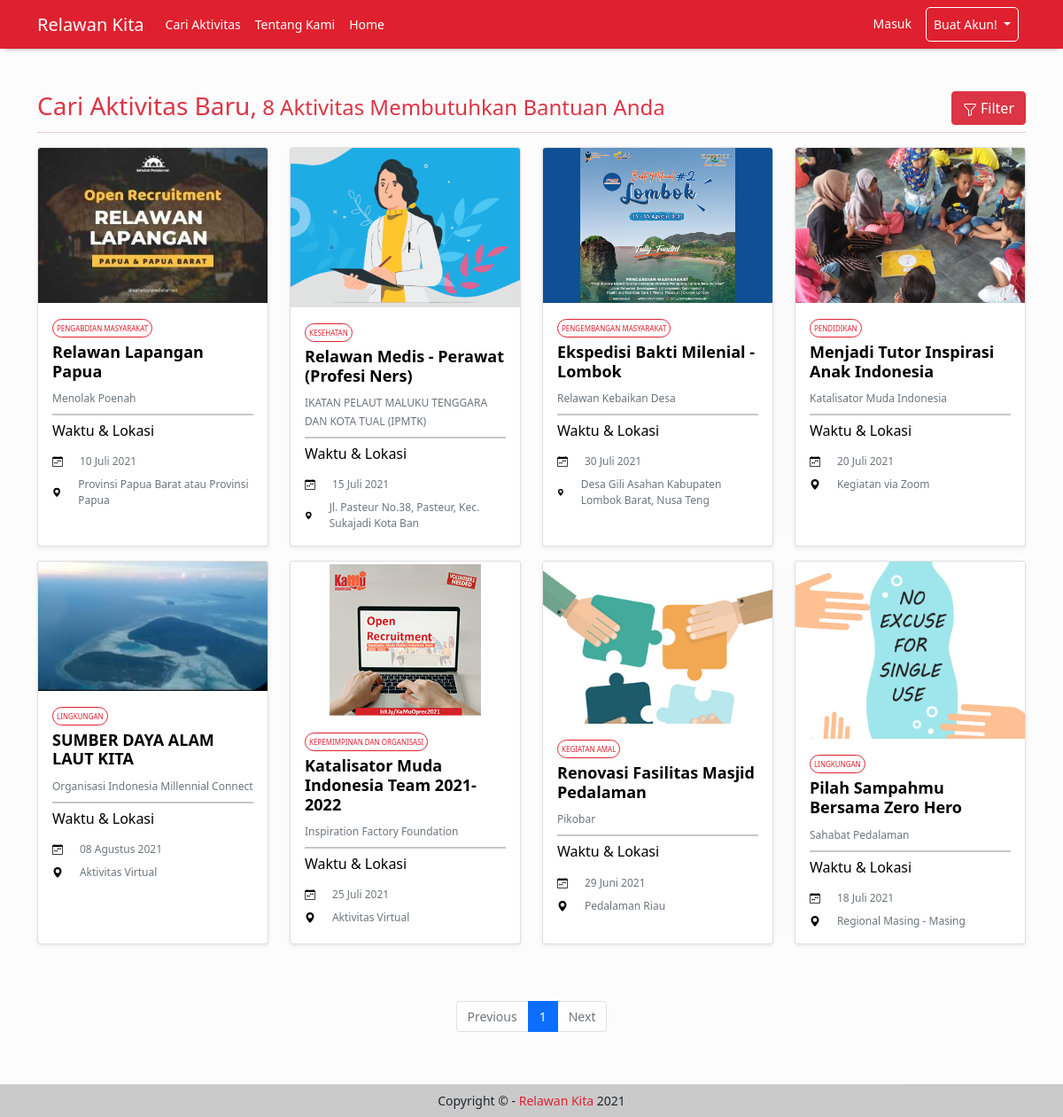
Screenshot of /CariAktivitas.php with the database file from the repository.
### tables this page shows
CREATE TABLE `acara` (
  `id_acara` int(11) NOT NULL,
  `judul_acara` varchar(50) NOT NULL,
  `deskripsi_acara` text NOT NULL,
  `jumlah_kebutuhan` tinyint(5) UNSIGNED NOT NULL,
  `tanggal_batas_registrasi` date NOT NULL,
  `tanggal_acara` date NOT NULL,
  `lokasi` varchar(50) NOT NULL,
  `cover` varchar(255) NOT NULL,
  `id_jenis_acara` int(11) NOT NULL,
  `id_pengguna` int(11) NOT NULL
);

CREATE TABLE `jenis_acara` (
  `id_jenis_acara` int(11) NOT NULL,
  `nama_jenis_acara` varchar(50) NOT NULL
);

CREATE TABLE `pengguna` (
  `id_pengguna` int(10) NOT NULL,
  `email` varchar(255) NOT NULL,
  `password` varchar(50) NOT NULL,
  `nama` varchar(60) NOT NULL,
  `alamat` text DEFAULT NULL,
  `nomor_telepon` varchar(15) DEFAULT NULL,
  `role` enum('volunteer','admin','organisasi') NOT NULL DEFAULT 'volunteer'
);

### db/connect.php (called while the page is built, shortened)
<?php
$host = 'localhost';
$admin = 'root';
$password = '';
$db = 'relawan_kita';
$dsn = "mysql:host=$host;dbname=$db";
try {
    $pdo = new PDO($dsn, $admin, $password);
    $pdo->setAttribute(PDO::ATTR_ERRMODE, PDO::ERRMODE_EXCEPTION);
    $pdo->setAttribute(PDO::ATTR_DEFAULT_FETCH_MODE, PDO::FETCH_ASSOC);
} catch (PDOException $e) {
    throw new PDOException($e->getMessage());
}
require_once 'crud.php';
$crud = new crud($pdo);

### db/crud.php (called while the page is built, shortened)
<?php
class crud
{
    private $db;
    function __construct($conn)
    {
        $this->db = $conn;
    }
    public function getAcaraLimit($awalData, $menampilkanDataPerHalaman)
    {
        try {
            $sql = "SELECT acara.*,pengguna.nama,jenis_acara.nama_jenis_acara
                    FROM acara JOIN pengguna USING(id_pengguna)
                    JOIN jenis_acara USING(id_jenis_acara) ORDER BY acara.id_acara
                    DESC LIMIT $awalData, $menampilkanDataPerHalaman";
            $result = $this->db->query($sql);
            return $result;
        } catch (PDOException $e) {
            echo $e->getMessage();
            return false;
        }
    }
}

### functions/convert-date.php (called while the page is built)
<?php
  function tgl_indo($tanggal){
    $bulan = array (
      1 =>   'Januari',
      'Februari',
      'Maret',
      'April',
      'Mei',
      'Juni',
      'Juli',
      'Agustus',
      'September',
      'Oktober',
      'November',
      'Desember'
    );
    $pecahkan = explode('-', $tanggal);
    return $pecahkan[2] . ' ' . $bulan[ (int)$pecahkan[1] ] . ' ' . $pecahkan[0];
  }
?>

### CariAktivitas.php (the view, shortened to what this page needs)
<?php
require_once './db/connect.php';
require_once './includes/header.php';
require_once './functions/convert-date.php';
if (isset($_GET['judul_acara'])) {
    $judul_acara = $_GET['judul_acara'];
    $lokasi = $_GET['lokasi'];
    $organisasi = $_GET['organisasi'];
    $nama_jenis_acara = $_GET['nama_jenis_acara'];
    $query = $pdo->query("SELECT COUNT(id_acara) as id FROM acara a
                                JOIN pengguna p
                                    USING (id_pengguna)
                                JOIN jenis_acara j
                                    USING(id_jenis_acara)
                                WHERE
                                a.judul_acara LIKE '%$judul_acara%' AND
                                a.lokasi LIKE '%$lokasi%' AND
                                p.nama LIKE '%$organisasi%' AND
                                j.nama_jenis_acara LIKE '%$nama_jenis_acara%'");
    $row = $query->fetch();
    $total = $row['id'];
    $menampilkanDataPerHalaman = 8;
    $jumlahHalaman = ceil($total / $menampilkanDataPerHalaman);
    $halamanAktif = isset($_GET['halaman']) ? $_GET['halaman'] : 1;
    $awalData = ($menampilkanDataPerHalaman * $halamanAktif) - $menampilkanDataPerHalaman;
    $results = $crud->getAcaraFiltered($awalData, $menampilkanDataPerHalaman, $judul_acara, $organisasi, $lokasi, $nama_jenis_acara);
} else {
    $query = $pdo->query('SELECT COUNT(id_acara) as id FROM acara');
    $row = $query->fetch();
    $total = $row['id'];
    $menampilkanDataPerHalaman = 8;
    $jumlahHalaman = ceil($total / $menampilkanDataPerHalaman);
    $halamanAktif = isset($_GET['halaman']) ? $_GET['halaman'] : 1;
    $awalData = ($menampilkanDataPerHalaman * $halamanAktif) - $menampilkanDataPerHalaman;
    $results = $crud->getAcaraLimit($awalData, $menampilkanDataPerHalaman);
}
?>
<div class="d-flex justify-content-between text-danger mb-2">
    <h3 class="align-self-start mb-0">Cari Aktivitas Baru,<span class="fs-4 fw-normal"> <?= $total; ?> Aktivitas
            Membutuhkan Bantuan Anda</span></h3>
    <a class="btn btn-danger text-white" data-bs-toggle="collapse" href="#filter" role="button" aria-expanded="false" aria-controls="filter">
        Filter
    </a>
</div>
<hr class="my-1 text-danger">
<div class="row mt-3">
    <?php if ($total > 0) : ?>
        <?php while ($r = $results->fetch()) : ?>
            <div class="col-3 mb-3 ">
                <div class="card shadow-sm" style="height: 100%;">
                    <a href="ViewAktivitas.php?id_acara=<?= $r['id_acara'] ?>" rel="noopener noreferrer" class="no-effect-link">
                        <img src="assets/images/<?= $r['cover'] == '' ? 'default.jpg' : 'cover/' . $r['cover']; ?>" class="card-img-top" style="max-height: 200px;object-fit: cover;" alt="Foto Organisasi">
                        <div class="card-body ">
                            <span class="text-uppercase p-1 rounded-pill" style="border: 1px solid #DF202E; color:#DF202E; font-size: 8px"><?= $r['nama_jenis_acara']; ?></span>
                            <h5 class="my-2 fw-bold text-capitalize" style="font-size: 18px;"><?= $r['judul_acara']; ?></h5>
                            <small class="mt-3 mb-1 text-muted"><?= $r['nama']; ?></small>
                            <hr class="my-2 border  border-dark">
                            <h6 class="mb-3">Waktu & Lokasi</h6>
                            <div class="d-flex flex-row align-items-center mb-2">
                                <small class="text-muted offset-1"><?= tgl_indo($r['tanggal_acara']); ?></small>
                            </div>
                            <div class="d-flex flex-row align-items-center">
                                <svg xmlns="http://www.w3.org/2000/svg" width="12" height="12" fill="currentColor" class="bi bi-geo-alt-fill" viewBox="0 0 16 16">
                                    <path d="M8 16s6-5.686 6-10A6 6 0 0 0 2 6c0 4.314 6 10 6 10zm0-7a3 3 0 1 1 0-6 3 3 0 0 1 0 6z" />
                                </svg>
                                <small class="text-muted offset-1"><?= $r['lokasi']; ?></small>
                            </div>
                        </div>
                    </a>
                </div>
            </div>
        <?php endwhile ?>
        <nav aria-label="Page navigation">
            <ul class="pagination justify-content-center my-5">
                <li class="page-item <?php if ($halamanAktif == 1) echo 'disabled'; ?>">
                    <a class="page-link" href="?halaman=<?= $halamanAktif - 1 ?>" tabindex="-1" aria-disabled=<?= $halamanAktif == 1 ? "true" : "false"; ?>>Previous</a>
                </li>
                <?php
                $i = $halamanAktif < 4 ? 1 : $halamanAktif - 3;
                for ($i; $i <= $jumlahHalaman; $i++) :
                ?>
                    <li class="page-item <?php if ($halamanAktif == $i) echo 'active'; ?>" <?php if ($halamanAktif == $i) echo 'aria-current="page"'; ?>>
                        <a class="page-link <?php if ($halamanAktif == $i) echo'disabled'; ?>" href="?halaman=<?= $i ?>"><?= $i; ?></a>
                    </li>
                <?php endfor ?>
                <li class="page-item <?php if ($halamanAktif == $jumlahHalaman) echo 'disabled'; ?>">
                    <a class="page-link" href="?halaman=<?= $halamanAktif + 1 ?>">Next</a>
                </li>
            </ul>
        </nav>
    <?php else : ?>
        <h3 style="text-align: center;">Belum ada data yang masuk!</h3>
    <?php endif ?>
</div>
<?php
require './includes/footer.php'
?>

### includes/header.php (shortened to what this page needs)
<!DOCTYPE html>
<html lang="en">
<head>
  <link href="https://cdn.jsdelivr.net/npm/bootstrap@5.0.1/dist/css/bootstrap.min.css" rel="stylesheet">
  <link rel="stylesheet" href="https://cdn.jsdelivr.net/npm/bootstrap-icons@1.5.0/font/bootstrap-icons.css">
  <link rel="stylesheet" href="./styles/stylesheet.css" />
</head>
<body>
  <?php require_once 'navbar.php' ?>
  <main class="container py-5">

### includes/navbar.php (shortened to what this page needs)
<nav class="navbar sticky-top navbar-expand-md navbar-dark scrolling-navbar bg-color-red">
    <div class="container-md">
        <a class="navbar-brand mb-0 h1" href="index.php">Relawan Kita</a>
        <div class="collapse navbar-collapse pt-sm-2 pt-md-0 justify-content-between" id="sticky-nav">
            <ul class="navbar-nav">
                <li class="nav-item ">
                    <a class="nav-link active px-1 mx-1" href="CariAktivitas.php">Cari Aktivitas</a>
                </li>
                <li class="nav-item">
                    <a class="nav-link active px-1 mx-1" href="TentangKami.php">Tentang Kami</a>
                </li>
                <li class="nav-item">
                    <a class="nav-link active px-1 mx-1" href="index.php">Home</a>
                </li>
                <?php if (isset($_SESSION['nama'])) : ?>
            </ul>
            <ul class=" navbar-nav">
                <li class="nav-item dropdown">
                    <a class="nav-link dropdown-toggle text-white px-1 mx-1" href="#" id="navbarDarkDropdownMenuLink" role="button" data-bs-toggle="dropdown" aria-expanded="false">
                        <?= $_SESSION['nama']; ?>
                    </a>
                    <ul class="dropdown-menu dropdown-menu-dark" aria-labelledby="navbarDarkDropdownMenuLink">
                        <?php if ($_SESSION['role'] == 'organisasi') : ?>
                            <li><a class="dropdown-item" href="./organisasi/editprofil.php">Setting Akun</a></li>
                        <?php elseif ($_SESSION['role'] == 'admin') : ?>
                            <li><a class="dropdown-item" href="./admin/relawan.php">Dashboard</a></li>
                        <?php else: ?>
                            <li><a class="dropdown-item" href="EditProfil-Relawan.php">Setting Akun</a></li>
                            <li><a class="dropdown-item" href="riwayat-pendaftaran.php">History Pendaftaran</a></li>
                        <?php endif ?>
                        <li><a class="dropdown-item" href="logout.php">Log Out</a></li>
                    </ul>
                </li>
            </ul>
        <?php else : ?>
            </ul>
            <ul class=" navbar-nav">
                <li class="nav-item">
                    <a class="nav-link active px-1 mx-1" href="Login.php">Masuk</a>
                </li>
                <li class="nav-item dropdown border border-white mx-2" id="BuatAkun">
                    <a class="nav-link dropdown-toggle px-1 mx-1" href="#" id="navbarDarkDropdownMenuLink" role="button" data-bs-toggle="dropdown" aria-expanded="false">
                        Buat Akun!
                    </a>
                </li>
            </ul>
        <?php endif ?>
        </div>
    </div>
</nav>

### includes/footer.php (shortened to what this page needs)
      </main>
      <footer class="mt-5 text-black fixed-bottom">
        <p class="m-2 text-center">Copyright &copy; - <a href="CariAktivitas.php">Relawan Kita</a> <?= date('Y'); ?></p>
      </footer>
  </body>
</html>

### styles/stylesheet.css (style rules this page uses)
* { box-sizing: border-box; margin: 0; padding: 0; }
body { font-family: "Segoe UI", Tahoma, Geneva, Verdana, sans-serif; height: 100%; background-color: rgb(252, 252, 252); }
p, a, label { font-size: 14px; }
small { font-size: 12px; }
h5 { font-size: 18px; }
h6 { font-size: 16px; }
nav.navbar { transition: ease-in-out 0.3s; box-shadow: 0px 5px 5px -5px rgba(0, 0, 0, 0.4); }
.nav-item { border-radius: 12px; transition: ease-in-out 0.3s; }
#BuatAkun { border-radius: 5px; border: 2px solid white; transition: ease-in-out .3s; }
#navbarDarkDropdownMenuLink { color: white; transition: ease-in-out .3s; }
main a.no-effect-link, a.no-effect-link:hover { color: black; text-decoration: none; }
a, a:hover { color:#DF202E; text-decoration: none; }
.bg-color-red { background-color: #DF202E !important; }
footer { background-color: rgba(189,189,189,.8); }

### rows the page displays
acara: cover (picture), id_jenis_acara.nama_jenis_acara "PENGABDIAN MASYARAKAT", judul_acara "Relawan Lapangan Papua", id_pengguna.nama "Menolak Poenah", tanggal_acara "10 Juli 2021", lokasi "Provinsi Papua Barat atau Provinsi Papua"
acara: cover (picture), id_jenis_acara.nama_jenis_acara "KESEHATAN", judul_acara "Relawan Medis - Perawat (Profesi Ners)", id_pengguna.nama "IKATAN PELAUT MALUKU TENGGARA DAN KOTA TUAL (IPMTK)", tanggal_acara "15 Juli 2021", lokasi "Jl. Pasteur No.38, Pasteur, Kec. Sukajadi Kota Ban"
acara: cover (picture), id_jenis_acara.nama_jenis_acara "PENGEMBANGAN MASYARAKAT", judul_acara "Ekspedisi Bakti Milenial - Lombok", id_pengguna.nama "Relawan Kebaikan Desa", tanggal_acara "30 Juli 2021", lokasi "Desa Gili Asahan Kabupaten Lombok Barat, Nusa Teng"
acara: cover (picture), id_jenis_acara.nama_jenis_acara "PENDIDIKAN", judul_acara "Menjadi Tutor Inspirasi Anak Indonesia", id_pengguna.nama "Katalisator Muda Indonesia", tanggal_acara "20 Juli 2021", lokasi "Kegiatan via Zoom"
acara: cover (picture), id_jenis_acara.nama_jenis_acara "LINGKUNGAN", judul_acara "SUMBER DAYA ALAM LAUT KITA", id_pengguna.nama "Organisasi Indonesia Millennial Connect", tanggal_acara "08 Agustus 2021", lokasi "Aktivitas Virtual"
acara: cover (picture), id_jenis_acara.nama_jenis_acara "KEPEMIMPINAN DAN ORGANISASI", judul_acara "Katalisator Muda Indonesia Team 2021-2022", id_pengguna.nama "Inspiration Factory Foundation", tanggal_acara "25 Juli 2021", lokasi "Aktivitas Virtual"
acara: cover (picture), id_jenis_acara.nama_jenis_acara "KEGIATAN AMAL", judul_acara "Renovasi Fasilitas Masjid Pedalaman", id_pengguna.nama "Pikobar", tanggal_acara "29 Juni 2021", lokasi "Pedalaman Riau"
acara: cover (picture), id_jenis_acara.nama_jenis_acara "LINGKUNGAN", judul_acara "Pilah Sampahmu Bersama Zero Hero", id_pengguna.nama "Sahabat Pedalaman", tanggal_acara "18 Juli 2021", lokasi "Regional Masing - Masing"

### other values shown
$total "8"
